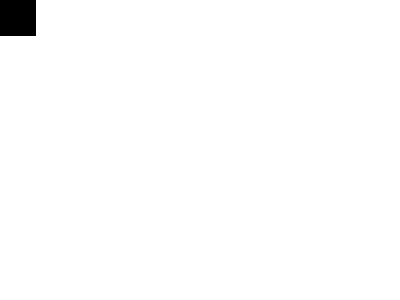
Frame 1 (no input)
Frame 60 (the mouse pressed at the canvas centre just before this capture): identical to frame 1, image omitted
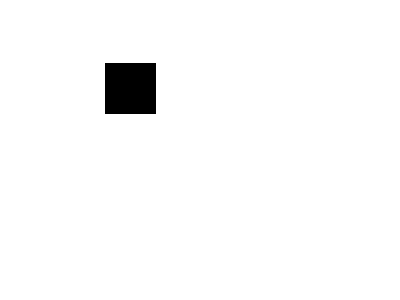
Frame 120 (the mouse held since frame 60 and released just before this capture)

The Processing sketch that drew these frames (run headless with seeded random() and noise(); from frame 60 on, the mouse is pressed at the canvas centre):

// Processing sketch: icm_week3_tues
// ── icm_week3_tues.pde
float x = 10;
float y = 10;
float xspeed = 2;
float yspeed = 1.3;

boolean moving = false;

void setup() {
  size(400,300);
}

void draw() {
  background(255);
  if (moving) {
    x = x + xspeed;
    y = y + yspeed;
  }

  fill(0);
  rectMode(CENTER);
  rect(x,y,50,50);

  if ((x > width) || (x < 0)) {
    xspeed = xspeed * -1;
  }

  if ((y > height) || (y < 0)) {
    yspeed = yspeed * -1;
  }
}

void mousePressed() {
  moving = !moving;
//  if (moving == true) {
//     moving = false;
//    } else if (moving == false) {
//      moving = true;
//  /  }
}
